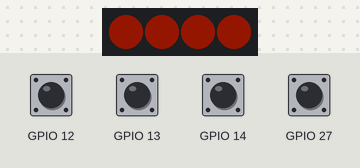
A program run on a simulated ESP32. Parts: 4 RGB LEDs in strip order, left to right. The inputs (shaded band) are chosen by the test bench; at power-on: GPIO 12–14, GPIO 27 HIGH. Dim RGB values are drawn brighter than linear; nothing arrives over Bluetooth unless stated; a phone connects over Bluetooth LE 3 s after start; what the program prints to the serial monitor is not drawn.

Above: at 0.1 s.
At 0.8 s:
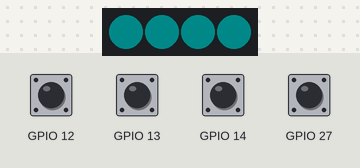
At 1.6 s:
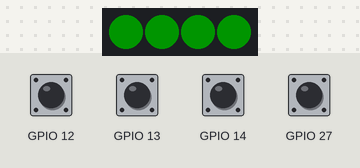
At 2.3 s:
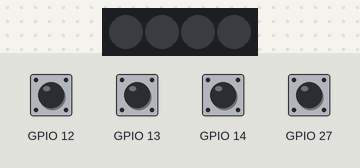
Timing chart, 0 to 3.8 s (numbered marks = the images above):
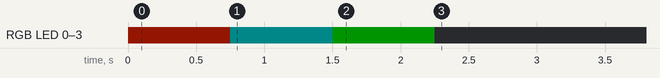

Measured:
- by itself, RGB LED 0–3: off → RGB(20, 3, 0) at 0.00 s, → RGB(0, 10, 10) 0.75 s later, → RGB(0, 20, 0) 0.75 s later, → off 0.75 s later

The program:

main.cpp
```cpp
#include <Adafruit_NeoPixel.h>
#include <Arduino.h>
#include <BLEDevice.h>
#include <BLEServer.h>
#include <BLEUtils.h>
#include <Ble.h>
#include <Input.h>
#include <LedManager.h>
#include <Parameters.h>
#include <PracticeMode.h>

enum class State { PracticeMode, Connected };

static GloveInput glove(PINKY_PIN,
                        RING_FINGER_PIN,
                        MIDDLE_FINGER_PIN,
                        INDEX_PIN);
// static KeyboardInput glove;

static Input lastInput;
static State state;
static LedManager ledManager(LED_PIN);
static Ble ble;
static PracticeMode practiceMode;

void setup() {
    Serial.begin(BAUD_RATE);
    practiceMode.setup(&ledManager, &glove);
    ble.setup([&]() { state = State::Connected; },
              [&]() {
                  ble.clearColors();
                  state = State::PracticeMode;
                  practiceMode.startGame();
              });

    state = State::PracticeMode;
    practiceMode.startGame();
}

void loop() {
    if (state == State::Connected) {
        Input input = glove.update();
        if (input != lastInput) {
            lastInput = input;
            ble.setInput(input);
        }

        // Update leds according to characteristics.
        for (int i = 0; i < NUM_INPUTS; i++) {
            Input input = static_cast<Input>(i);
            Color color = ble.getColor(input);
            ledManager.set(input, color);
        }
        ledManager.show();
    }

    else if (state == State::PracticeMode) {
        practiceMode.execute();
    }
}
```
